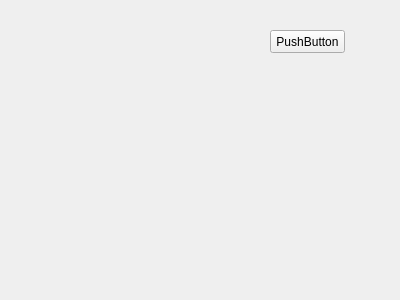
<?xml version="1.0" encoding="UTF-8"?>
<ui version="4.0">
 <class>Widget</class>
 <widget class="QWidget" name="Widget">
  <property name="geometry">
   <rect>
    <x>0</x>
    <y>0</y>
    <width>400</width>
    <height>300</height>
   </rect>
  </property>
  <property name="windowTitle">
   <string>Widget</string>
  </property>
  <widget class="QPushButton" name="pushButton">
   <property name="geometry">
    <rect>
     <x>270</x>
     <y>30</y>
     <width>75</width>
     <height>23</height>
    </rect>
   </property>
   <property name="text">
    <string>PushButton</string>
   </property>
  </widget>
 </widget>
 <layoutdefault spacing="6" margin="11"/>
 <resources/>
 <connections/>
</ui>
